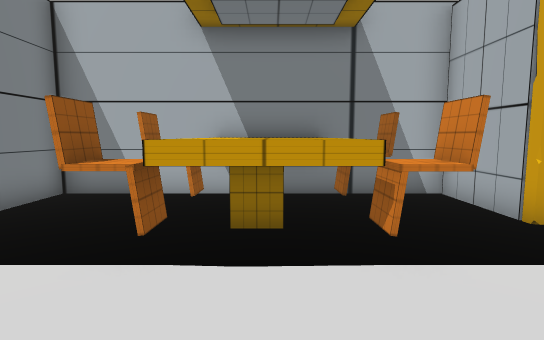
view 1 (above)

14 first-person views from a walk through a Unity game level. The camera is 1.4 m above the floor, tilts 6° down and sees 80° across. The floor is counted in squares, 1 m on a side. Each view is taken from the middle of a square. On the plan, view 1 faces up. The plan holds only what a view shows up to about 15 squares ahead; the rest is blank. The place goes on beyond the plan. The player character is not drawn.

view 2
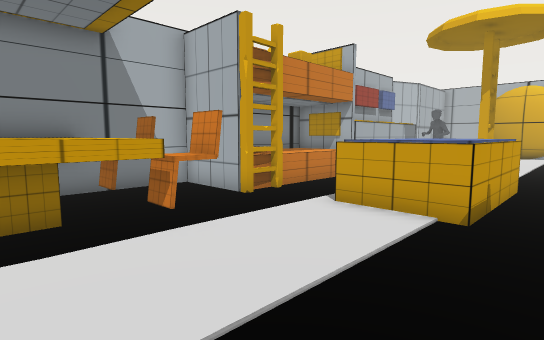

view 3
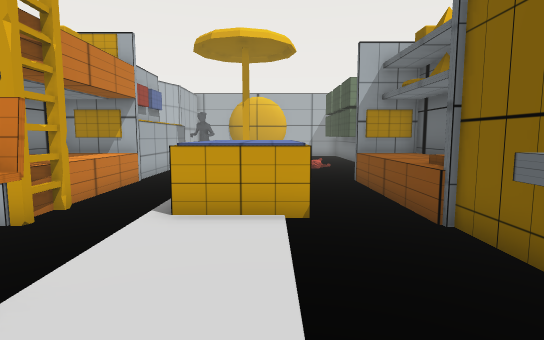

view 4
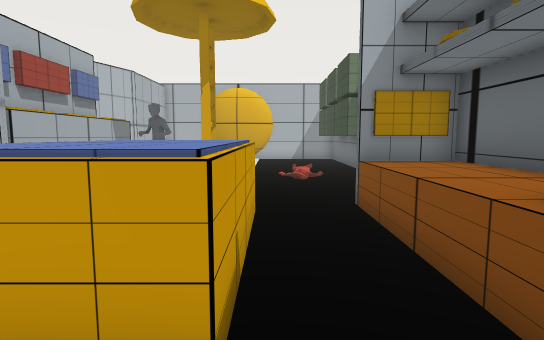

view 5
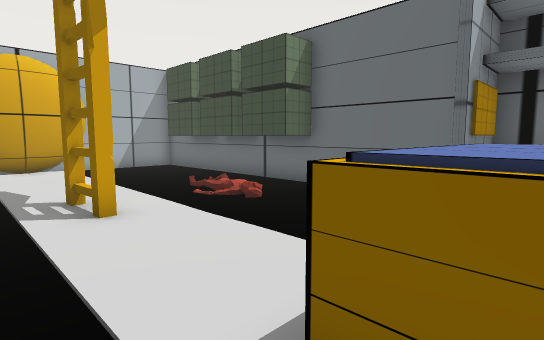

view 6
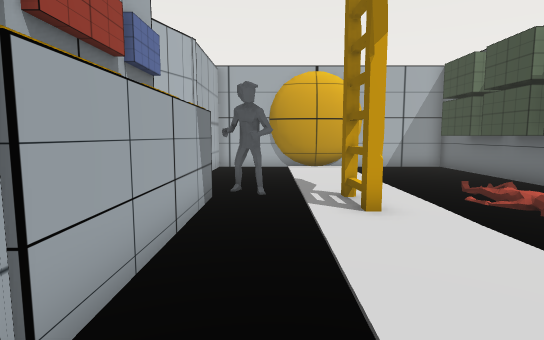

view 7
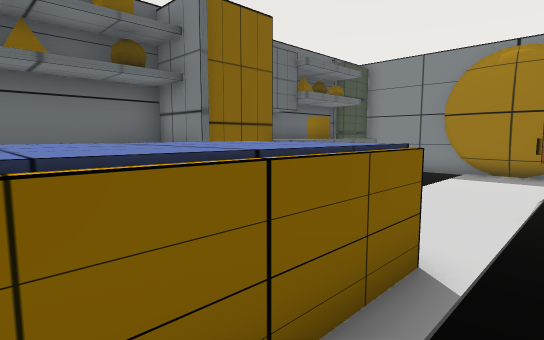

view 8
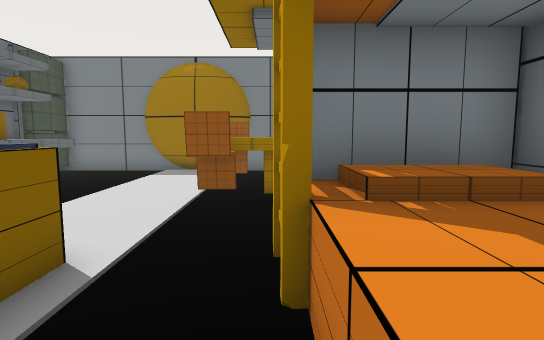

view 9
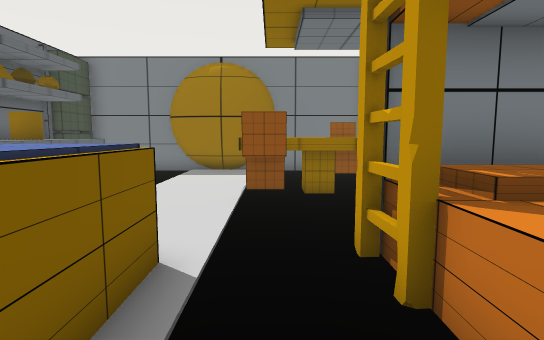

view 10
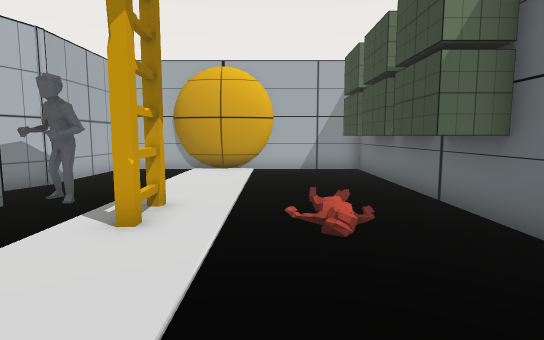

view 11
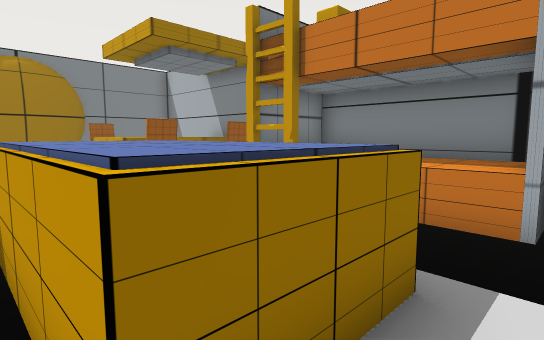

view 12
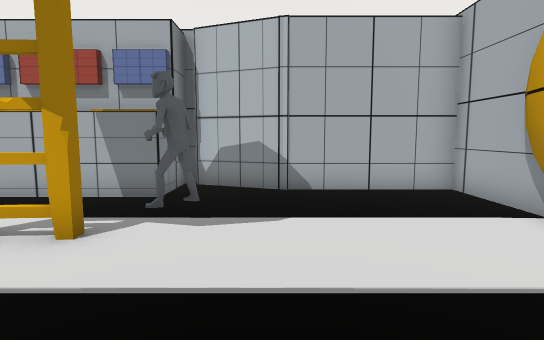

view 13
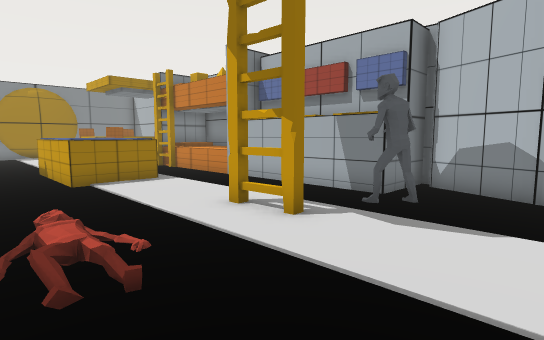

view 14
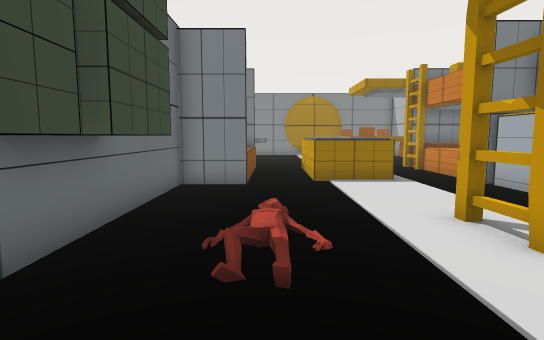

### Floor plan
Key: @ floor where view 1 was taken; # wall or solid block; . main floor; : floor 0.25 m higher than the main floor; ^ raised ledge; O other object.
Columns run from 5 left of view 1 to 23 right of it. Each row starts with its distance up from view 1.
  8 ####^^##########    ##
  7 #...^ O..#^^ ^^#    #########
  6 #..OO^OO.#^^^^^######.......#
  5 #...^^^..OO.........#O......#
  4 #..OO^OO.............O......#
  3 #.........^^^^..............#
  2 #.........^^^^^....OO.......#
  1 #.........^^^^^.............#
  0 #....@......................#
 -1 #....  ............::.......#
 -2 #.^^OO^###^^^^^.............#
 -3 #OO^O^#  # ^^^#....OOOOOOO..#
 -4 OO####   #^^^^^##############

Where each view was taken, in squares from view 1:
view 1: 0 up, 0 right, facing up
view 2: 1 down, 1 left, facing up-right
view 3: 1 up, 1 left, facing right
view 4: 0 up, 3 right, facing right
view 5: 4 up, 8 right, facing down-right
view 6: 4 up, 8 right, facing right
view 7: 4 up, 8 right, facing down-left
view 8: 5 up, 8 right, facing left
view 9: 4 up, 8 right, facing left
view 10: 0 up, 9 right, facing right
view 11: 0 up, 10 right, facing up-left
view 12: 2 down, 18 right, facing up
view 13: 2 down, 19 right, facing up-left
view 14: 1 down, 19 right, facing left
